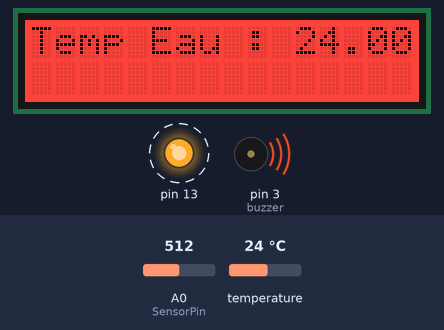
This sketch was run on a simulated Arduino Uno, built with avr-gcc and run on an emulated ATmega328P. Shown: 16×2 character LCD, output pins drawn as LEDs (lit = HIGH), buzzer (waves = sounding, pin HIGH). Dashed ring = blinking. Inputs (shaded band) come from the test bench; at power-on: temperature 24 °C, A0 (SensorPin) = 512. What the sketch prints to the serial monitor is not drawn.

Above: at 1.2 s.
1.3 s: temperature set to 10.5 °C
At 4.2 s:
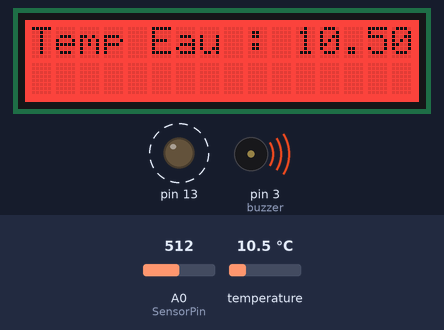
7.1 s: temperature set to 9.5 °C
At 9.0 s:
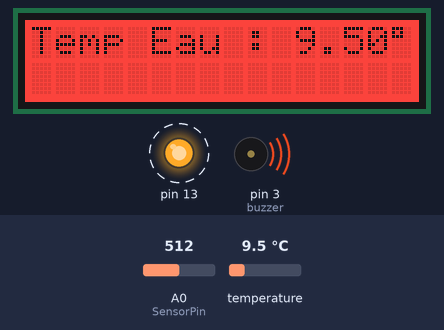
12.5 s: temperature set to 12 °C
At 14.6 s:
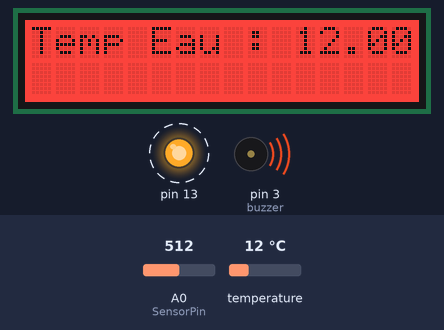
Timing chart, 0 to 21.4 s (numbered marks = the images above; inputs shaded):
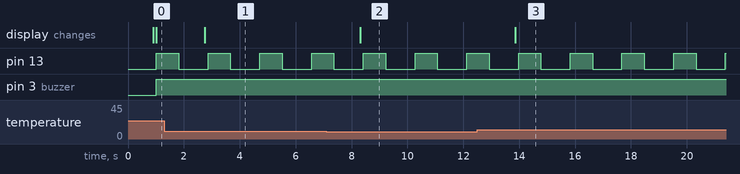

The sketch:

Programme_principal_projet_Aquarium_Intelligent.ino
```cpp
#include <OneWire.h>
#include "rgb_lcd.h"

const int pinTempEau = 2;
const int buzzer = 3; //buzzer to arduino pin 3

rgb_lcd lcd;

const int colorR = 0;
const int colorG = 100;
const int colorB = 255;

//Partie Ph
const float PhMax = 5.7;
const float PhMin =5.6;
#define SensorPin 0          //pH meter Analog output to Arduino Analog Input 0
unsigned long int avgValue;  //Store the average value of the sensor feedback
float b;
int buf[10],temp;
//partie Temp
// Initialisation du OneWire
OneWire ds(pinTempEau);

// Récupération de la température eau
boolean getTemperatureEau(float *temp) {
  byte data[9], addr[8];

  if (!ds.search(addr)) { // Recherche un module 1-Wire
    ds.reset_search();    // Réinitialise la recherche de module
    return false;         // Retourne une erreur
  }
  if (OneWire::crc8(addr, 7) != addr[7]) // Vérifie que l'adresse a été correctement reçue
    return false;                        // Si le message est corrompu on retourne une erreur
  if (addr[0] != 0x28) // Vérifie qu'il s'agit bien d'un DS18B20
    return false;         // Si ce n'est pas le cas on retourne une erreur
  ds.reset();             // On reset le bus 1-Wire
  ds.select(addr);        // On sélectionne le DS18B20
  ds.write(0x44, 1);      // On lance une prise de mesure de température
  delay(800);             // Et on attend la fin de la mesure
  ds.reset();             // On reset le bus 1-Wire
  ds.select(addr);        // On sélectionne le DS18B20
  ds.write(0xBE);         // On envoie une demande de lecture du scratchpad

  for (byte i = 0; i < 9; i++) // On lit le scratchpad
  data[i] = ds.read();       // Et on stock les octets reçus
  // Calcul de la température en degré Celsius
  *temp = ((data[1] << 8) | data[0]) * 0.0625;
  ds.reset_search();
  // Pas d'erreur
  return true;
}
void setup() {
   pinMode(buzzer, OUTPUT);
  pinMode(13,OUTPUT);
  Serial.begin(9600);
  Serial.println("Ready");    //Test the serial monitor
  //partie lcd
  lcd.begin(16, 2);
  lcd.setRGB(colorR, colorG, colorB);
}
void loop(){

 float tempEau;
 if (getTemperatureEau(&tempEau)) {
    // Affiche la température
    lcd.setCursor(0,0);
    lcd.print("Temp Eau : ");
    lcd.print(tempEau);
    lcd.print((char)223);
    lcd.write('C');
    Serial.println(" ");
 }
    for(int i=0;i<10;i++)       //Get 10 sample value from the sensor for smooth the value
    {
    buf[i]=analogRead(SensorPin);
    delay(10);
    }
    for(int i=0;i<9;i++)        //sort the analog from small to large
   {
    for(int j=i+1;j<10;j++)
    {
      if(buf[i]>buf[j])
      {
         temp=buf[i];
         buf[i]=buf[j];
         buf[j]=temp;
       }
     }
    }
  avgValue=0;
  for(int i=2;i<8;i++){                      //take the average value of 6 center sample
    avgValue+=buf[i];
  }
  float phValue=(float)avgValue*5.0/1024/6; //conversion analog -> milivolt
  phValue=3.5*phValue;                      //conversion millivolt -> valeur Ph

  if (PhMin<phValue && PhMax>phValue){
    const int colorR = 0;
    const int colorG = 100;
    const int colorB = 255;
    lcd.setRGB(colorR, colorG, colorB);
    digitalWrite(buzzer, LOW);// arreter buzzer
    rgb_lcd lcd;
    lcd.setCursor(0,1);
    lcd.print("Ph:");
    lcd.print(phValue);
    digitalWrite(13, HIGH);
    delay(800);
    digitalWrite(13, LOW); }

  else{
    const int colorR = 255;
    const int colorG = 10;
    const int colorB = 0;
    lcd.setRGB(colorR, colorG, colorB);
    digitalWrite(buzzer, HIGH);// activer le buzzer
    delay(10);// Attendre 10ms
    rgb_lcd lcd;
    lcd.setCursor(0,1);
    lcd.print("Ph:");
    lcd.print(phValue);
    digitalWrite(13, HIGH);
    delay(800);
    digitalWrite(13, LOW); }

  delay(100);

}
```

Measured:
- the behaviour switches between 10 and 9.9 °C on temperature (found by bisection; images 1 and 2)
- after the input at 1.3 s, the display: changes after 1.5 s (image 1)
- after the input at 7.1 s, the display: changes after 1.2 s (image 2)
- after the input at 12.5 s, the display: changes after 1.4 s (image 3)
- by itself, pin 13: alternates HIGH for 0.80 s and LOW for 1.1 s
